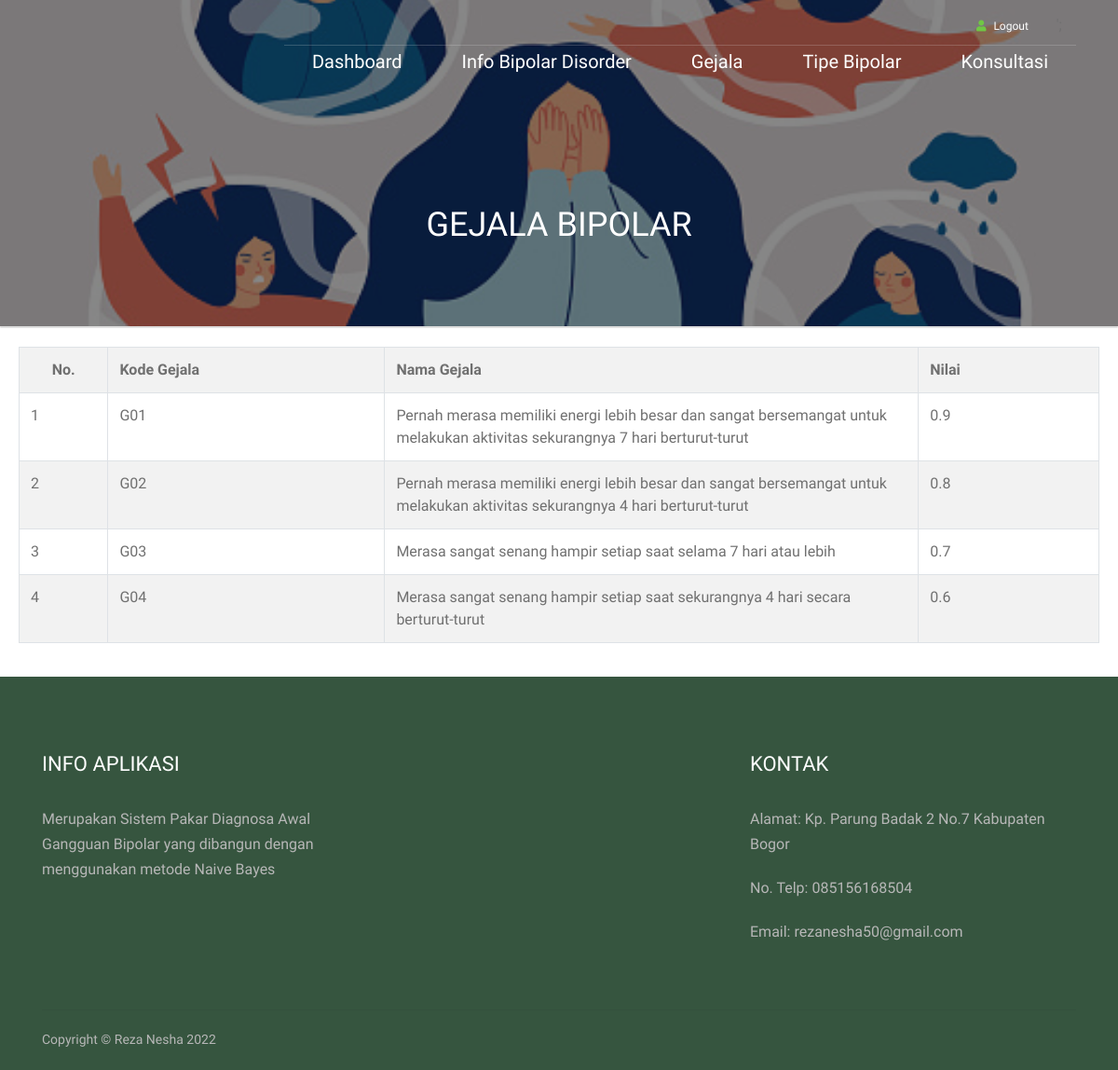
The app's page /gejala_us.php (signed in) with its own data.
### tables this page shows
CREATE TABLE `tb_gejala` (
  `kode_gejala` varchar(11) NOT NULL,
  `nama_gejala` varchar(500) NOT NULL,
  `nilai` float NOT NULL
);

### gejala_us.php (the view, shortened to what this page needs)
<?php
include('koneksi.php');
?>
<!DOCTYPE html>
<html lang="en">
<head>
    <link rel="stylesheet" href="assets/alazea-gh-pages/style.css">
    <link rel="stylesheet" href="assets/plugins/fontawesome-free/css/all.min.css">
</head>
<body>
    <header class="header-area">
        <div class="alazea-main-menu">
            <div class="classy-nav-container breakpoint-off">
                <div class="container">
                    <nav class="classy-navbar justify-content-between" id="alazeaNav">
                        <div class="classy-menu">
                            <div class="top-header-area">
            <div class="container">
                <div class="row">
                    <div class="col-12">
                        <div class="top-header-content d-flex align-items-center justify-content-between">
                            <div class="top-header-meta d-flex">
                                <div class="login">
                                <a href="logout.php"><i class="fa fa-user" ></i> <span>Logout</span></a>';
                                </div>
                            </div>
                        </div>
                    </div>
                </div>
            </div>
</div>
                             <div class="classynav">
                                <ul>
                                    <li><a href="index_us.php">Dashboard</a></li>
                                    <li><a href="info_us.php">Info Bipolar Disorder</a></li>
                                    <li><a href="gejala_us.php">Gejala</a></li>
                                    <li><a href="tipeuser_bipolar.php">Tipe Bipolar</a></li>
                                    <li><a href="konsultasi_us.php">Konsultasi</a></li>
                                    </ul>
                            </div>
                        </div>
                    </nav>
            </div>
        </div>
    </header>
    <div class="breadcrumb-area">
        <div class="top-breadcrumb-area bg-img bg-overlay d-flex align-items-center justify-content-center" style="background-image: url(assets/alazea-gh-pages/img/bg-img/bg16.jpg);">
            <h2>Gejala Bipolar</h2>
        </div>
                <div class="card">
                        </div>
                    </div>
                    <div class="card-body">
                        <table id="example1" class="table table-bordered table-striped">
                            <thead>
                            <tbody>
                                <tr>
                                    <th style="text-align: center; width: 1%;">No.</th>
                                    <th style="width: 5%;">Kode Gejala</th>
                                    <th style="width: 10%;">Nama Gejala</th>
                                    <th style="width: 3%;">Nilai</th>
                                </tr>
                                <?php
                        $sql = "SELECT * FROM tb_gejala";
                        $query = mysqli_query($db, $sql) or die("SQL Anda Salah");
                        $nomor = 0;
                        while ($data = mysqli_fetch_array($query)) {
                            $nomor++;
                            ?>
                            <tr>
                                <td><?= $nomor ?></td>
                                <td><?= $data['kode_gejala'] ?> </td>
                                <td><?= $data['nama_gejala'] ?> </td>
                                <td><?= $data['nilai'] ?> </td>
                            </tr>
                        <?php } ?>
                            </thead>
                        </table>
                    </div>
   <footer class="footer-area bg-img">
        <div class="main-footer-area">
            <div class="container">
                <div class="row">
                    <div class="col-12 col-sm-4 col-lg-4">
                        <div class="single-footer-widget">
                            <div class="widget-title">
                                <h5>info Aplikasi</h5>
                            </div>
                            <nav class="widget-nav">
                                <p>Merupakan Sistem Pakar Diagnosa Awal Gangguan Bipolar yang dibangun dengan menggunakan metode Naive Bayes</p>
                            </nav>
                        </div>
                    </div>
                    <div class="col-12 col-sm-4 col-lg-4">
                    </div>
                    <div class="col-12 col-sm-4 col-lg-4">
                        <div class="single-footer-widget">
                            <div class="widget-title">
                                <h5>Kontak</h5>
                            </div>
                            <div class="Informasi Kontak">
                                <p><span>Alamat:</span> Kp. Parung Badak 2 No.7 Kabupaten Bogor</p>
                                <p><span>No. Telp:</span> 085156168504</p>
                                <p><span>Email:</span> rezanesha50@gmail.com</p>
                            </div>
                        </div>
                    </div>
                </div>
            </div>
        </div>
        <div class="footer-bottom-area">
            <div class="container">
                <div class="row">
                    <div class="col-12">
                        <div class="border-line"></div>
                    </div>
                    <div class="col-12 col-md-6">
                        <div class="copywrite-text">
                          <p> Copyright &copy; Reza Nesha 2022</p>
                        </div>
                    </div>
                </div>
            </div>
        </div>
    </footer>
</body>
</html>

### assets/alazea-gh-pages/css/classy-nav.css (style rules this page uses)
* { margin: 0; padding: 0; }
body { font-family: "Roboto", sans-serif; }
ul, ol { margin: 0; }
ul li, ol li { list-style: none; }
.bg-img { background-position: center center; background-size: cover; background-repeat: no-repeat; }
.classy-nav-container { position: relative; z-index: 100; background-color: #ffffff; }
.classy-nav-container * { box-sizing: border-box; }
.classy-nav-container a { -webkit-transition-duration: 500ms; transition-duration: 500ms; text-decoration: none; outline: none; font-size: 14px; font-weight: 400; color: #232323; display: inline-block; }
.justify-content-between { -webkit-box-pack: justify; -ms-flex-pack: justify; justify-content: space-between; }
.justify-content-center { -webkit-box-pack: center; -ms-flex-pack: center; justify-content: center; }
.classy-navbar { width: 100%; height: 70px; padding: 0.5em 2em; display: -webkit-box; display: -ms-flexbox; display: flex; -webkit-box-align: center; -ms-flex-align: center; -ms-grid-row-align: center; align-items: center; }
.classynav ul li { display: inline-block; clear: both; position: inherit; z-index: 10; }
.classynav ul li a { padding: 0 12px; display: block; height: 35px; font-size: 14px; line-height: 34px; }
.breakpoint-off .classynav { display: -webkit-box; display: -ms-flexbox; display: flex; -webkit-box-align: center; -ms-flex-align: center; -ms-grid-row-align: center; align-items: center; }

### records on screen
tb_gejala: kode_gejala "G01", nama_gejala "Pernah merasa memiliki energi lebih besar dan sangat bersemangat untuk melakukan aktivitas sekurangnya 7 hari berturut-turut", nilai "0.9"
tb_gejala: kode_gejala "G02", nama_gejala "Pernah merasa memiliki energi lebih besar dan sangat bersemangat untuk melakukan aktivitas sekurangnya 4 hari berturut-turut", nilai "0.8"
tb_gejala: kode_gejala "G03", nama_gejala "Merasa sangat senang hampir setiap saat selama 7 hari atau lebih", nilai "0.7"
tb_gejala: kode_gejala "G04", nama_gejala "Merasa sangat senang hampir setiap saat sekurangnya 4 hari secara berturut-turut", nilai "0.6"
